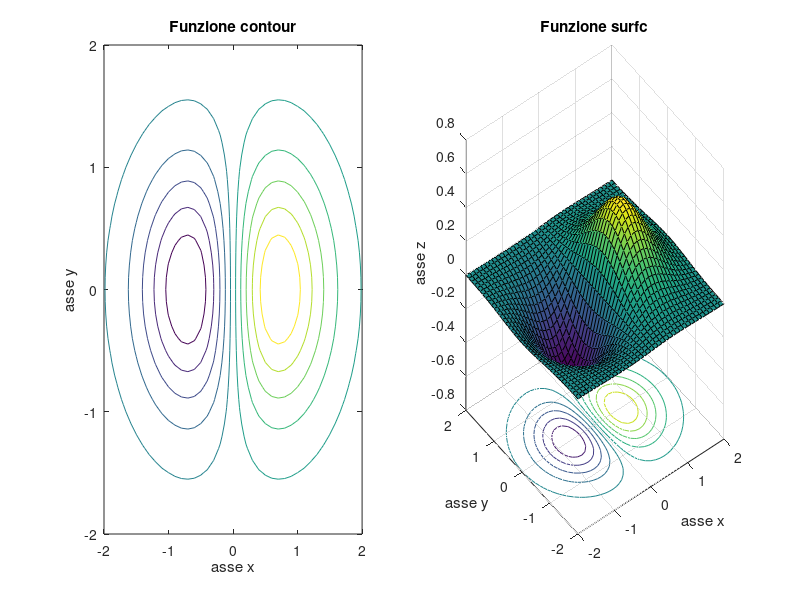

This chart was generated by the following MATLAB code:
% Esempio di superficie con isogramma
%
% M. Scarpiniti (Dip. DIET - Sapienza Università di Roma)

x = -2:0.1:2;
y = -2:0.1:2;
[X, Y] = meshgrid(x, y);
Z = X.*exp(-X.^2 - Y.^2);

subplot(1, 2, 1);
contour(X, Y, Z);
title('Funzione contour');
xlabel('asse x');
ylabel('asse y');
zlabel('asse z');

subplot(1, 2, 2);
surfc(X, Y, Z),
title('Funzione surfc');
xlabel('asse x');
ylabel('asse y');
zlabel('asse z');
